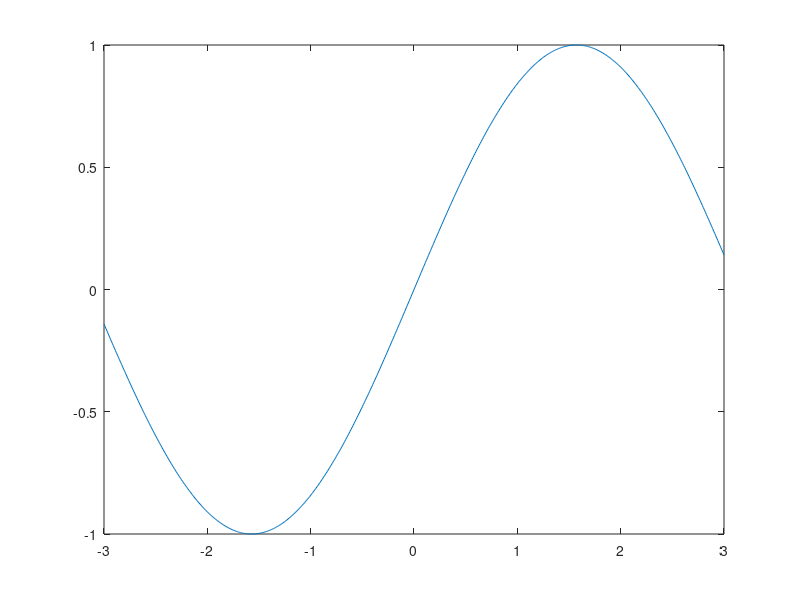

Reproduce this figure in MATLAB.
clear

rng('default')

r2 = randi(10);

disp(r2)

r2 = randi(10);
disp(r2)

t = -3:0.01:3;
y = sin(t);

fig = figure;

plot(t,y)

print(fig, 'myfigure.png', '-dpng');
title('Output')
